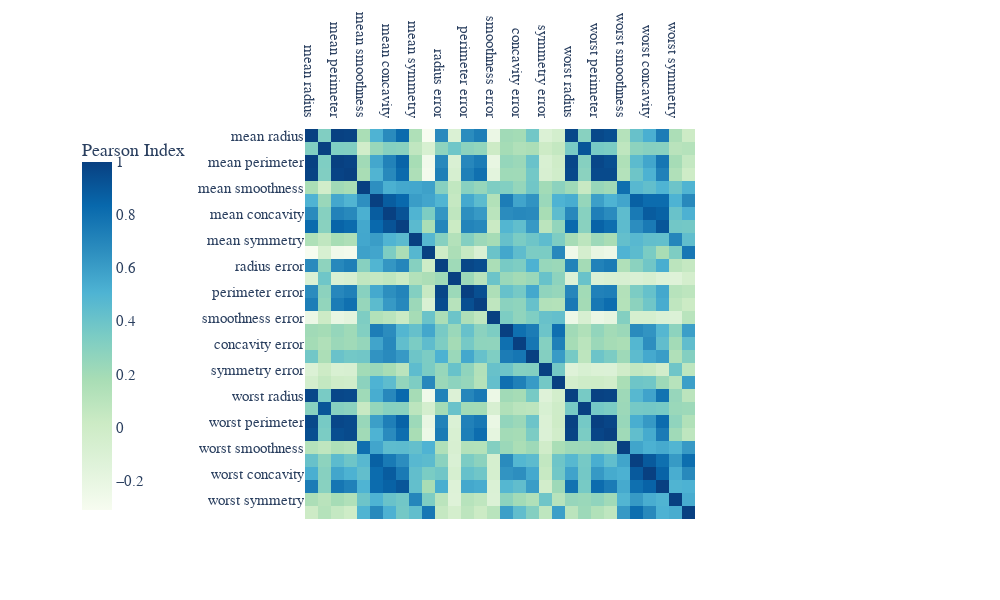

This figure's notebook cell:
### Code cell
corr_heatmap = px.imshow(img=features.corr(),
                         labels=dict(x='', y='', color='Pearson Index'),
                         x=features.corr().columns,
                         y=features.corr().index,
                         color_continuous_scale='GnBu')

corr_heatmap.update_xaxes(side='top')

corr_heatmap.update_layout(
    #title='Correlation heatmap',
    width=1000,
    height=600,
    font=dict(
        family="AkzidGrtskNext-Light",
        size=15),
    coloraxis_colorbar_x=-0.01
)

pio.show(corr_heatmap)

### Figure 1 — Plotly figure (JSON) as saved in the notebook; plotly's stock layout.template omitted (floating-point values rounded to 4 significant figures; data arrays with more than 128 entries replaced by an {"elided": "..."} marker saying what was removed)
{"data": [{"coloraxis": "coloraxis", "hovertemplate": "x: %{x}<br>y: %{y}<br>Pearson Index: %{z}<extra></extra>", "name": "0", "type": "heatmap", "x": ["mean radius", "mean texture", "mean perimeter", "mean area", "mean smoothness", "mean compactness", "mean concavity", "mean concave points", "mean symmetry", "mean fractal dimension", "radius error", "texture error", "perimeter error", "area error", "smoothness error", "compactness error", "concavity error", "concave points error", "symmetry error", "fractal dimension error", "worst radius", "worst texture", "worst perimeter", "worst area", "worst smoothness", "worst compactness", "worst concavity", "worst concave points", "worst symmetry", "worst fractal dimension"], "xaxis": "x", "y": ["mean radius", "mean texture", "mean perimeter", "mean area", "mean smoothness", "mean compactness", "mean concavity", "mean concave points", "mean symmetry", "mean fractal dimension", "radius error", "texture error", "perimeter error", "area error", "smoothness error", "compactness error", "concavity error", "concave points error", "symmetry error", "fractal dimension error", "worst radius", "worst texture", "worst perimeter", "worst area", "worst smoothness", "worst compactness", "worst concavity", "worst concave points", "worst symmetry", "worst fractal dimension"], "yaxis": "y", "z": {"elided": "30x30 float values"}}], "layout": {"coloraxis": {"colorbar": {"title": {"text": "Pearson Index"}, "x": -0.01}, "colorscale": [[0, "rgb(247,252,240)"], [0.125, "rgb(224,243,219)"], [0.25, "rgb(204,235,197)"], [0.375, "rgb(168,221,181)"], [0.5, "rgb(123,204,196)"], [0.625, "rgb(78,179,211)"], [0.75, "rgb(43,140,190)"], [0.875, "rgb(8,104,172)"], [1, "rgb(8,64,129)"]]}, "font": {"family": "AkzidGrtskNext-Light", "size": 15}, "height": 600, "margin": {"t": 60}, "width": 1000, "xaxis": {"anchor": "y", "constrain": "domain", "domain": [0, 1], "scaleanchor": "y", "side": "top"}, "yaxis": {"anchor": "x", "autorange": "reversed", "constrain": "domain", "domain": [0, 1]}}}
